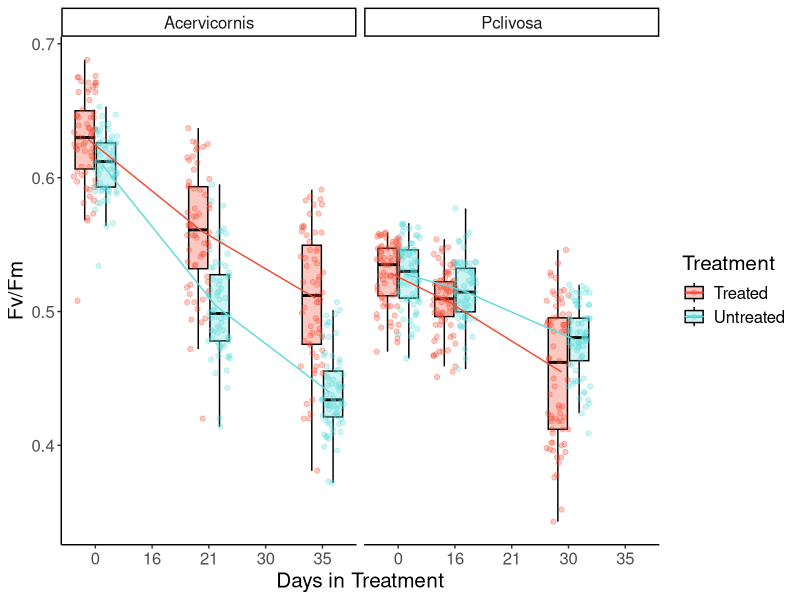
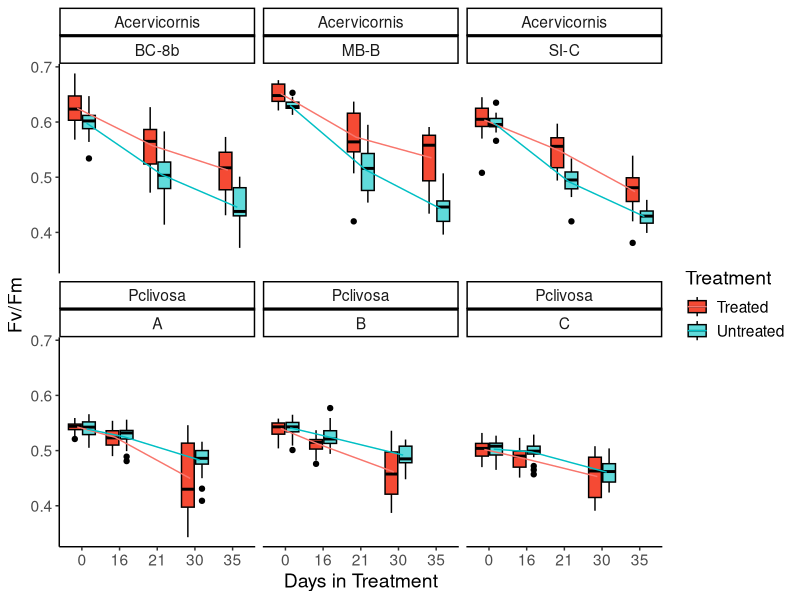
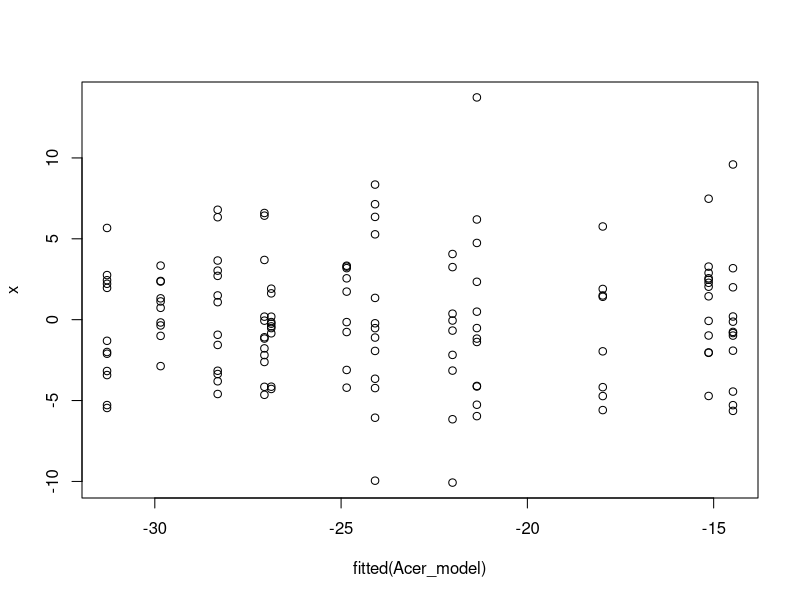
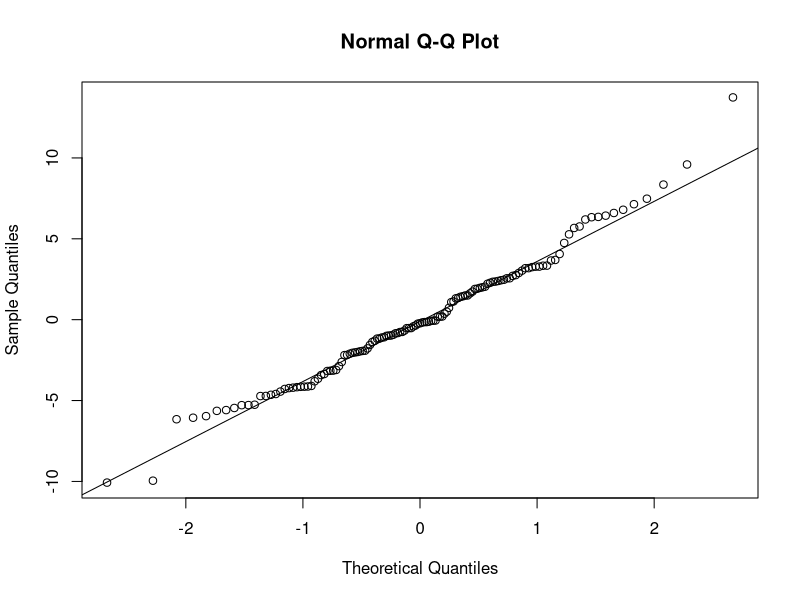
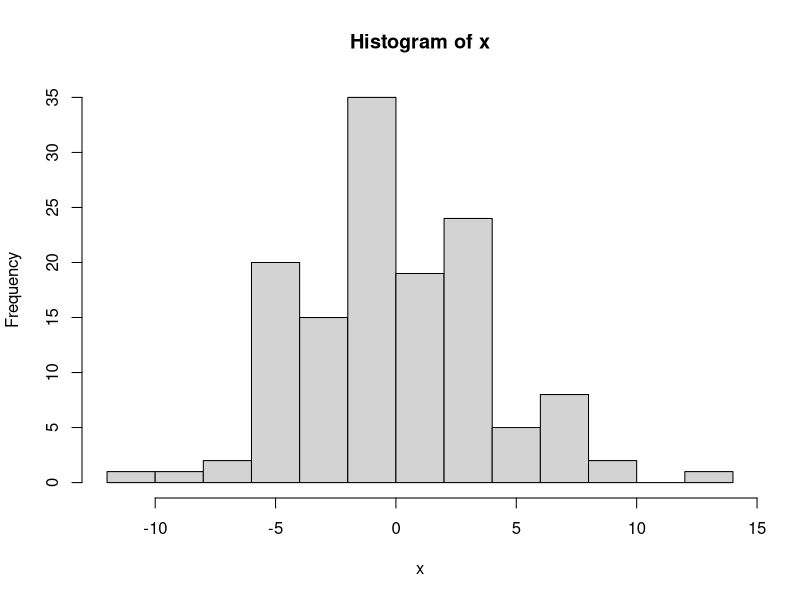
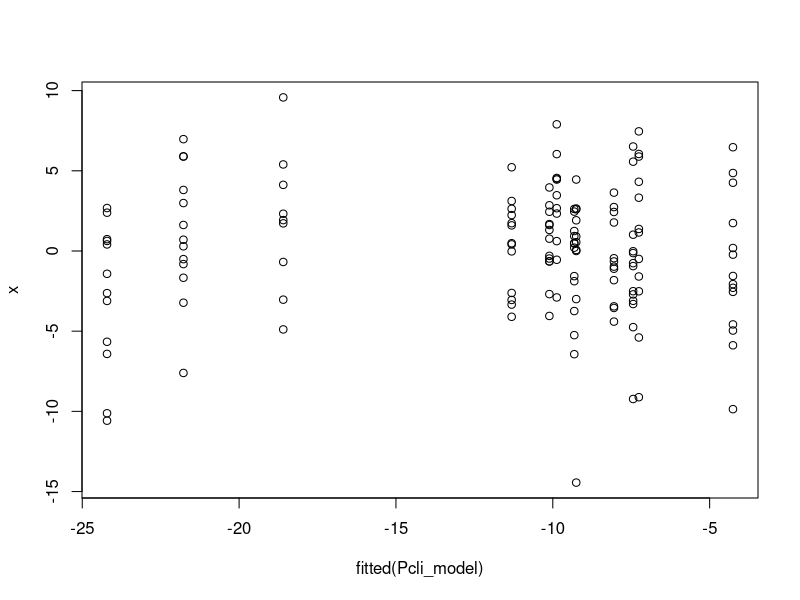
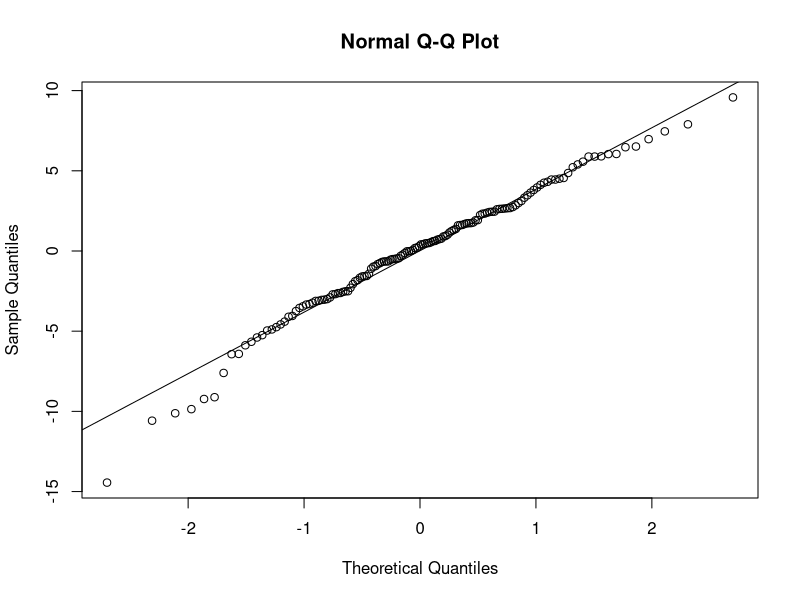
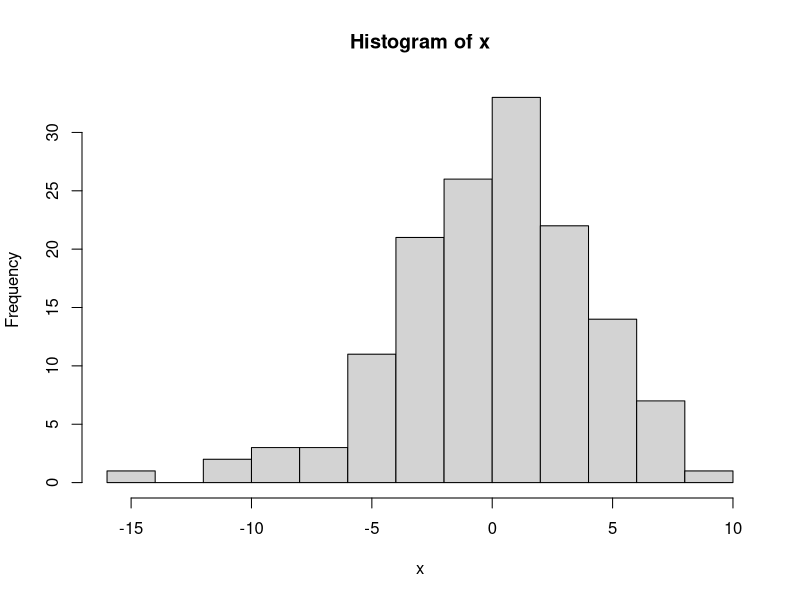

Write the R code that produced these figures, in order.
## ---- chunk 1
library(tidyverse)
library(plotrix)
library(ggpubr)
library(rstatix)
library(cowplot)
library(lme4)
library(emmeans)
library(car)
## ---- chunk 2
ipam_tidy_data <- read.csv("ipam_tidy_data.csv")

treatment_time_bothspecies <- ipam_tidy_data %>% 
  dplyr::filter(!Treatment_period == "CBASS") %>%
  drop_na(Colony) %>% #this is because there are some corals that never matched up to IPAM values so they're just NA
  dplyr::select(Date, Colony, Puck, Tank, fvfm, Treatment, Species) %>% 
  mutate(Date = mdy(Date)) %>% 
  dplyr::filter(Date <= "2022-04-20") %>% 
  pivot_wider(names_from = Date, values_from = fvfm) %>% 
   mutate(fvfm_t0 = case_when(Species == "Acervicornis" ~ `2022-03-16`,
                                  Species == "Pclivosa" ~ `2022-03-21`)) %>% 
   mutate(fvfm_t1 = case_when(Species == "Acervicornis" ~ `2022-04-06`,
                                  Species == "Pclivosa" ~ `2022-04-06`)) %>% 
   mutate(fvfm_t2 = case_when(Species == "Acervicornis" ~ `2022-04-20`,
                                  Species == "Pclivosa" ~ `2022-04-20`)) %>% 
  pivot_longer(fvfm_t0:fvfm_t2, names_to = "fvfm_timepoint", values_to = "fvfm") %>% 
  mutate(numDays = case_when(fvfm_timepoint == "fvfm_t0" ~ 0,
                             Species == "Pclivosa" & fvfm_timepoint == "fvfm_t1" ~ 16,
                             Species == "Acervicornis" & fvfm_timepoint == "fvfm_t1" ~ 21,
                             Species == "Pclivosa" & fvfm_timepoint == "fvfm_t2" ~ 30,
                             Species == "Acervicornis" & fvfm_timepoint == "fvfm_t2" ~ 35,
                             Species == "Pclivosa" & fvfm_timepoint == "fvfm_t3" ~ 65,
                             Species == "Acervicornis" & fvfm_timepoint == "fvfm_t3" ~ 70))

#percent change
treatment_normalized_bothspecies <- ipam_tidy_data %>% 
  dplyr::filter(!Treatment_period == "CBASS") %>%
  drop_na(Colony) %>% #this is because there are some corals that never matched up to IPAM values so they're just NA
  dplyr::select(Date, Colony, Puck, Tank, fvfm, Treatment, Species)  %>% 
  mutate(Date = mdy(Date)) %>% 
  dplyr::filter(Date <= "2022-04-20") %>% #pre-CBASS time points
  pivot_wider(names_from = Date, values_from = fvfm) %>% 
  mutate(fvfm_loss = case_when(Species == "Acervicornis" ~ `2022-04-20` - `2022-03-16`,
                               Species == "Pclivosa" ~ `2022-04-20` - `2022-03-21`)) %>% 
  mutate(fvfm_loss_norm = case_when(Species == "Acervicornis" ~ (fvfm_loss/`2022-03-16`)*100,
                               Species == "Pclivosa" ~ (fvfm_loss/`2022-03-21`)*100))

#save data for WGCNA
treatment_normalized_bothspecies %>% 
  dplyr::select(Colony, Puck, Treatment, Species, fvfm_loss, fvfm_loss_norm) %>% 
  write_csv("treatment_fvfm.csv")

ipam_tidy_data %>% 
  dplyr::filter(!Treatment_period == "CBASS") %>%
  drop_na(Colony) %>% #this is because there are some corals that never matched up to IPAM values so they're just NA
  dplyr::mutate(Date = mdy(Date)) %>% 
  dplyr::select(Date, Colony, Puck, Tank, fvfm, Treatment, Species) %>% 
  dplyr::filter(fvfm < 0.75) %>% #filter out the outliers, 0.75 was set in Cunning et al 2021
  dplyr::filter(Date <= "2022-04-20") %>% 
  pivot_wider(names_from = Date, values_from = fvfm) %>% 
   mutate(fvfm_t0 = case_when(Species == "Acervicornis" ~ `2022-03-16`,
                                  Species == "Pclivosa" ~ `2022-03-21`)) %>% 
   mutate(fvfm_t1 = case_when(Species == "Acervicornis" ~ `2022-04-06`,
                                  Species == "Pclivosa" ~ `2022-04-06`)) %>% 
   mutate(fvfm_t2 = case_when(Species == "Acervicornis" ~ `2022-04-20`,
                                  Species == "Pclivosa" ~ `2022-04-20`)) %>% 
  mutate(t0 = fvfm_t0/fvfm_t0, t1 = fvfm_t1/fvfm_t0, t2 = fvfm_t2/fvfm_t0) %>% 
  pivot_longer(t0:t2, names_to = "fvfm_timepoint", values_to = "fvfm") %>% 
  mutate(numDays = case_when(fvfm_timepoint == "t0" ~ 0,
                             Species == "Pclivosa" & fvfm_timepoint == "t1" ~ 16,
                             Species == "Acervicornis" & fvfm_timepoint == "t1" ~ 21,
                             Species == "Pclivosa" & fvfm_timepoint == "t2" ~ 30,
                             Species == "Acervicornis" & fvfm_timepoint == "t2" ~ 35)) %>% 
  dplyr::select(!c(`2022-04-06`:`2022-04-20`)) -> ipam_norm_overtime

## ---- chunk 3
treatment_time_bothspecies %>% 
  select(Colony:Species, fvfm_timepoint, fvfm) %>% 
  filter(fvfm_timepoint == "fvfm_t2") %>% #282 corals
  group_by(Species, Colony, Treatment) %>% 
  dplyr::summarise(count = n())
## ---- chunk 4
treatment_time_bothspecies %>% 
  dplyr::select(!c(`2022-04-06`:`2022-04-20`)) %>% 
  mutate(numDays = as.factor(numDays)) %>% 
  ggplot(., aes(x=numDays, y=fvfm, fill = Treatment, color = Treatment)) + 
  geom_boxplot(color = "black", outlier.shape = NA, alpha=0.3) + #not removing outliers, just removing the black dots because they are already represented in the geom_point() line
  geom_point(position = position_jitterdodge(), alpha=0.3) +
  stat_summary(fun=mean, geom="line", aes(group=Treatment, color = Treatment), position = position_dodge(width = 0.5)) +
  facet_wrap(~Species) + 
  theme_classic() + 
  labs(y = "Fv/Fm", x = "Days in Treatment") +
  scale_fill_manual(labels=c("Treated", "Untreated"), values = c("#F54A34", "#60DBDB"))  +
  scale_color_manual(labels=c("Treated", "Untreated"), values = c("#F54A34", "#60DBDB")) +
  theme(text = element_text(size = 15)) 
#ggsave("treatment_bothspecies_overtimeboxplots.pdf")
## ---- chunk 5
treatment_time_bothspecies%>% 
  dplyr::select(!c(`2022-04-06`:`2022-04-20`)) %>% 
  mutate(numDays = as.factor(numDays)) %>% 
  ggplot(., aes(x=numDays, y=fvfm, fill = Treatment)) + 
  geom_boxplot(color = "black") +
  stat_summary(fun=mean, geom="line", aes(group=Treatment, color = Treatment), position = position_dodge(width = 0.5)) +
  facet_wrap(~Species + Colony) + 
  theme_classic() + 
  labs(y = "Fv/Fm", x = "Days in Treatment") +
  scale_fill_manual(labels=c("Treated", "Untreated"), values = c("#F54A34", "#60DBDB"))  +
  theme(text = element_text(size = 14))
#ggsave("treatment_bothspecies_colonies_overtimeboxplots.pdf")
## ---- chunk 6
p1<-treatment_normalized_bothspecies %>% 
  ggplot(., aes(x=Species, y= fvfm_loss_norm, fill= Treatment)) +
  geom_boxplot() + 
  theme_classic() + 
  labs(y = "% Change Fv/Fm", x="Species") +
  scale_fill_manual(labels=c("Treated", "Untreated"), values = c("#F54A34", "#60DBDB")) +
  theme(text = element_text(size = 15)) + 
  theme(legend.position="none") +
  facet_wrap(~Species, ncol =1, scales = "free_x")
## ---- chunk 7
treatment_normalized_bothspecies %>% 
  mutate_at(vars(Colony, Puck, Tank, Treatment, Species), factor) -> treatment_normalized_bothspecies

treatment_normalized_bothspecies %>% 
  filter(Species == "Acervicornis") -> Acer_fvfm_norm

treatment_normalized_bothspecies %>% 
  filter(Species == "Pclivosa") -> Pcli_fvfm_norm

Pcli_fvfm_norm %>% 
  drop_na(`2022-04-20`) -> Pcli_fvfm_norm

Acer_model <- lmer(fvfm_loss_norm ~ Treatment*Colony + (1|Tank), data = Acer_fvfm_norm)
summary(Acer_model)
anova(Acer_model)

Pcli_model <- lmer(fvfm_loss_norm ~ Treatment*Colony + (1|Tank), data = Pcli_fvfm_norm)
summary(Pcli_model)
anova(Pcli_model)
## ---- chunk 8
x = residuals(Acer_model)
plot(fitted(Acer_model), x) 
leveneTest(x ~ Treatment*Colony, data=Acer_fvfm_norm, center=mean) # formal statistical test for homogenity of variance #marginally significant
qqnorm(x); qqline(x) # qq plot to check for normal distribution of residuals
hist(x) # histogram of residuals to check for normal distribution of residuals
shapiro.test(x) # formal statistical test
# removal of one outlier made the variance more significant, so leaving it as is

Anova(Acer_model,  type = "II", test.statistic = "F") #you need to manually specify Satterthwaite's method, because otherwise it will give you the Wald/Chi-squared approximation and that is only appropriate for binomial or poisson distributions. Satterthwaite's method is for normal/gaussian
capture.output(Anova(Acer_model,  type = "II", test.statistic = "F"), file = "Acer_model_ANOVA.csv")
## ---- chunk 9
x = residuals(Pcli_model)
plot(fitted(Pcli_model), x) 
leveneTest(x ~ Treatment*Colony, data=Pcli_fvfm_norm, center=mean) # formal statistical test for homogeneity of variance #not significant
qqnorm(x); qqline(x) # qq plot to check for normal distribution of residuals
hist(x) # histogram of residuals to check for normal distribution of residuals
shapiro.test(x) # formal statistical test 
# Perform Bonferroni outlier test
bonf_outliers <- outlierTest(Pcli_model, cutoff = Inf, n.max = Inf)

# View all potential outliers identified with Bonferroni correction
bonf_outliers #row 12

# Indices of the rows to remove
rows_to_remove <- c(12)

# Remove these rows
Pcli_clean <- Pcli_fvfm_norm[-rows_to_remove, ]

Pcli_model_2 <- lmer(fvfm_loss_norm ~ Treatment*Colony + (1|Tank), data = Pcli_clean)
x = residuals(Pcli_model_2)
plot(fitted(Pcli_model_2), x) 
leveneTest(x ~ Treatment*Colony, data=Pcli_clean, center=mean) # formal statistical test for homogenity of variance 
qqnorm(x); qqline(x) # qq plot to check for normal distribution of residuals
hist(x) # histogram of residuals to check for normal distribution of residuals
shapiro.test(x)

Anova(Pcli_model_2, type = "II", test.statistic = "F") #you need to manually specify Satterthwaite's method, because otherwise it will give you the Wald/Chi-squared approximation and that is only appropriate for binomial or poisson distributions. Satterthwaite's method is for normal/gaussian

capture.output(Anova(Pcli_model_2, type = "II", test.statistic = "F"), file = "Pcli_model_ANOVA.csv")
## ---- chunk 10
#colony + treatment
Acer_emms <- emmeans(Acer_model, pairwise ~ Colony*Treatment)

pairs(Acer_emms) 
capture.output(pairs(Acer_emms), file="Acer_percentchange_treatment_colony_emmeans.csv")
## ---- chunk 11
#colony + treatment
Pcli_emms <- emmeans(Pcli_model_2, pairwise ~ Colony*Treatment)

pairs(Pcli_emms) 
capture.output(pairs(Pcli_emms), file="Pcli_percentchange_treatment_colony_emmeans.csv")
## ---- chunk 12
p2<-ipam_norm_overtime %>% 
  ggplot(., aes(x=numDays, y=fvfm, fill = Treatment, color=Treatment)) + 
  geom_point(alpha=0.3) +
  geom_smooth() +
  facet_wrap(~Species, ncol =1) + 
  theme_classic() + 
  labs(y = "Normalized Fv/Fm", x = "Days in Treatment") +
  scale_fill_manual(labels=c("Treated", "Untreated"), values = c("#F54A34", "#60DBDB"))  +
  scale_color_manual(labels=c("Treated", "Untreated"), values = c("#F54A34", "#60DBDB"))  +
  theme(text = element_text(size = 14)) +
  ylim(0.4,1.2) +
  theme(legend.position="none")
  
p3<-ipam_norm_overtime %>% 
  ggplot(., aes(x=numDays, y=fvfm, fill = Treatment, color=Treatment)) + 
  geom_point(alpha=0.3) +
  geom_smooth() +
  facet_wrap(~Species + Colony) + 
  theme_classic() + 
  labs(y = "Normalized Fv/Fm", x = "Days in Treatment") +
  scale_fill_manual(labels=c("Treated", "Untreated"), values = c("#F54A34", "#60DBDB"))  +
  scale_color_manual(labels=c("Treated", "Untreated"), values = c("#F54A34", "#60DBDB"))  +
  theme(text = element_text(size = 14))+
  ylim(0.4,1.2) +
  theme(legend.position="none")
## ---- chunk 13
plot_grid(p1, p2, p3, rel_widths = c(1, 1, 2), nrow=1)
ggsave("treatment_normfvfm_boxplot_linear.pdf", width = 12, height = 5)
## ---- chunk 14
ipam_norm_overtime$fvfm_timepoint <- as.factor(ipam_norm_overtime$fvfm_timepoint)

ipam_norm_overtime %>% 
  dplyr::select(Colony:Species, fvfm_timepoint, fvfm) %>% 
  filter(Species == "Acervicornis") ->  Acer_tidydata

ipam_norm_overtime %>% 
  dplyr::select(Colony:Species, fvfm_timepoint, fvfm) %>% 
  filter(Species == "Pclivosa") ->  Pcli_tidydata
## ---- chunk 15
#repeated measures -- include ID in the formula as a random effect
Acer_model <- lmer(fvfm ~ Treatment*Colony*fvfm_timepoint + (1|Tank) + (1|Puck), data = Acer_tidydata) 
summary(Acer_model)
Anova(Acer_model, type = "II", test.statistic = "F")

Pcli_model <- lmer(fvfm ~ Treatment*Colony*fvfm_timepoint + (1|Tank) + (1|Puck), data = Pcli_tidydata)
summary(Pcli_model)
Anova(Pcli_model, type = "II", test.statistic = "F")
## ---- chunk 16
x = residuals(Acer_model)
plot(fitted(Acer_model), x) 
qqnorm(x); qqline(x) # qq plot to check for normal distribution of residuals
hist(x) # histogram of residuals to check for normal distribution of residuals
car::outlierTest(Acer_model) #row 317
Acer_tidydata[-317, ] -> Acer_noout

Acer_model_2 <- lmer(fvfm ~ Treatment*Colony*fvfm_timepoint + (1|Tank) + (1|Puck), data = Acer_noout)
x = residuals(Acer_model_2)
plot(fitted(Acer_model_2), x) 
qqnorm(x); qqline(x) # qq plot to check for normal distribution of residuals
hist(x) # histogram of residuals to check for normal distribution of residuals

Anova(Acer_model_2, type = "II", test.statistic = "F")
capture.output(Anova(Acer_model_2, type = "II", test.statistic = "F"), file = "Acer_fvfm_model_ANOVA.csv")
## ---- chunk 17
x = residuals(Pcli_model)
plot(fitted(Pcli_model), x) 
qqnorm(x); qqline(x) # qq plot to check for normal distribution of residuals
hist(x) # histogram of residuals to check for normal distribution of residuals
car::outlierTest(Pcli_model) #rows 375, 200, 108
rows_to_remove <- c(375, 200, 108)
Pcli_tidydata[-rows_to_remove, ] -> Pcli_noout

Pcli_model_2 <- lmer(fvfm ~ Treatment*Colony*fvfm_timepoint + (1|Tank) + (1|Puck), data = Pcli_noout)
x = residuals(Pcli_model_2)
plot(fitted(Pcli_model_2), x) 
qqnorm(x); qqline(x) # qq plot to check for normal distribution of residuals
hist(x) # histogram of residuals to check for normal distribution of residuals

Anova(Pcli_model_2, type = "II", test.statistic = "F")
capture.output(Anova(Pcli_model_2, type = "II", test.statistic = "F"), file = "Pcli_fvfm_model_ANOVA.csv")
## ---- chunk 18
#colony + treatment + timepoint
Acer_emms <- emmeans(Acer_model_2, pairwise ~ Colony*Treatment*fvfm_timepoint)
pairs(Acer_emms)
capture.output(pairs(Acer_emms), file = "Acer_Tukey_colonytreatmenttimepoint.csv")
## ---- chunk 19
#colony + treatment + timepoint
Pcli_emms <- emmeans(Pcli_model_2, pairwise ~ Colony*Treatment*fvfm_timepoint)
pairs(Pcli_emms)
capture.output(pairs(Pcli_emms), file = "Pcli_Tukey_colonytreatmenttimepoint.csv")
## ---- chunk 20
p1<-treatment_normalized_bothspecies%>% 
  ggplot(., aes(x=Species, y= fvfm_loss_norm, fill= Treatment)) +
  geom_boxplot() + 
  theme_classic() + 
  labs(y = "% Decline in Fv/Fm", x="Treatment") +
  scale_fill_manual(labels=c("Treated", "Untreated"), values = c("#F54A34", "#60DBDB")) +
  theme(text = element_text(size = 15)) + 
  theme(legend.position="none")
  
#ggsave("treatment_normalized_bothspecies_boxplot.pdf")
## ---- chunk 21
str(treatment_normalized_bothspecies)
#make factors: Colony, Puck, Tank, Treatment, Species

treatment_normalized_bothspecies %>% 
  mutate_at(vars(Colony, Puck, Tank, Treatment, Species), factor) -> treatment_normalized_bothspecies
## ---- chunk 22
treat_model_1 <- lm(fvfm_loss_norm ~ Treatment*Species + Colony + Tank, data = treatment_normalized_bothspecies)
treat_model_metrics_1 <- augment(treat_model_1)
plot(treat_model_1)

# assess normality of residuals using Shapiro-Wilk test
shapiro_test(treat_model_metrics_1$.resid) # not significant

# assess homogeneity of variances using Levene's Test
levene_test(.resid ~ Treatment*Species, data = treat_model_metrics_1) #not significant

# identifying outliers
treat_model_metrics_1 %>% 
  filter(abs(.std.resid) > 3) -> treat_outliers_1
# 2 outliers

#remove outliers
treatment_normalized_bothspecies_2wayanova <- treatment_normalized_bothspecies[!rownames(treatment_normalized_bothspecies) %in% treat_outliers_1$.rownames,]

#two corals were indeed removed from data frame
## ---- chunk 23
aov(fvfm_loss_norm ~ Treatment*Species, data = treatment_normalized_bothspecies_2wayanova)

summary(aov(fvfm_loss_norm ~ Treatment*Species, data = treatment_normalized_bothspecies_2wayanova))

#capture.output(summary(aov(fvfm_loss_norm ~ Treatment*Species, data = treatment_normalized_bothspecies)), file = "fvfm_loss_norm_bothspecies_anova_table.csv")

TukeyHSD(aov(fvfm_loss_norm ~ Treatment*Species, data = treatment_normalized_bothspecies_2wayanova))
         
#capture.output(TukeyHSD(aov(fvfm_loss_norm ~ Treatment*Species, data = treatment_normalized_bothspecies)), file = "fvfm_loss_norm_bothspecies_anova_tukey.csv")
## ---- chunk 24
treatment_normalized_bothspecies %>% 
  filter(Species == "Acervicornis") -> treatment_percent_Acer

treat_model_Acer <- lm(fvfm_loss_norm ~ Treatment + Colony + Tank, data = treatment_percent_Acer)
treat_model_metrics_Acer <- augment(treat_model_Acer)
plot(treat_model_Acer)

# assess normality of residuals using Shapiro-Wilk test
shapiro_test(treat_model_metrics_Acer$.resid) # not significant

# assess homogeneity of variances using Levene's Test
levene_test(.resid ~ Treatment, data = treat_model_metrics_Acer) #not significant

# identifying outliers
treat_model_metrics_Acer %>% 
  filter(abs(.std.resid) > 3)
# 1 outlier

#remove outliers
treatment_percent_Acer %>% 
  filter(fvfm_loss_norm < -7.6) -> treatment_percent_Acer

#one coral removed from data frame
## ---- chunk 25
aov(fvfm_loss_norm ~ Treatment, data = treatment_percent_Acer)

summary(aov(fvfm_loss_norm ~ Treatment, data = treatment_percent_Acer)) #very significant

TukeyHSD(aov(fvfm_loss_norm ~ Treatment, data = treatment_percent_Acer))
## ---- chunk 26
treatment_normalized_bothspecies %>% 
  filter(Species == "Pclivosa") -> treatment_percent_Pcli

treat_model_Pcli <- lm(fvfm_loss_norm ~ Treatment + Colony + Tank, data = treatment_percent_Pcli)
treat_model_metrics_Pcli <- augment(treat_model_Pcli)
plot(treat_model_Pcli)

# assess normality of residuals using Shapiro-Wilk test
shapiro_test(treat_model_metrics_Pcli$.resid) # significant

# assess homogeneity of variances using Levene's Test
levene_test(.resid ~ Treatment, data = treat_model_metrics_Pcli) #not significant

# identifying outliers
treat_model_metrics_Pcli %>% 
  filter(abs(.std.resid) > 3) # 1 outlier

treatment_percent_Pcli %>% 
  filter(!(Treatment == "Untreated" & Colony == "A" & Tank == "4" & fvfm_loss_norm < -23)) -> treatment_percent_Pcli

#run again
treat_model_Pcli <- lm(fvfm_loss_norm ~ Treatment + Colony + Tank, data = treatment_percent_Pcli)
treat_model_metrics_Pcli <- augment(treat_model_Pcli)
plot(treat_model_Pcli)

# assess normality of residuals using Shapiro-Wilk test
shapiro_test(treat_model_metrics_Pcli$.resid) # not significant

# assess homogeneity of variances using Levene's Test
levene_test(.resid ~ Treatment, data = treat_model_metrics_Pcli) #significant

## ---- chunk 27
oneway.test(fvfm_loss_norm ~ Treatment, data = treatment_percent_Pcli, var.equal = FALSE)
## ---- chunk 28
p2<- treatment_normalized_bothspecies%>% 
  ggplot(., aes(x=Colony, y= fvfm_loss_norm, fill=Treatment)) +
  geom_boxplot() + 
  theme_classic() + labs(y = "% Decline in Fv/Fm", x="Colony") +
  scale_fill_manual(labels=c("Treated", "Untreated"), values = c("#F54A34", "#60DBDB"))  +
  theme(text = element_text(size = 15)) + 
  facet_wrap(~Species, scales = "free_x")
#ggsave("treatment_normalized_genotypes_boxplot.pdf")
## ---- chunk 29
treat_model_2 <- lm(fvfm_loss_norm ~ Treatment*Species*Colony + Tank, data = treatment_normalized_bothspecies)
treat_model_metrics_2 <- augment(treat_model_2)
plot(treat_model_2)

# assess normality of residuals using Shapiro-Wilk test
shapiro_test(treat_model_metrics_2$.resid) # not significant

# assess homogeneity of variances using Levene's Test
levene_test(.resid ~ Treatment*Species*Colony, data = treat_model_metrics_2) #not significant

# identifying outliers
treat_model_metrics_2 %>% 
  filter(abs(.std.resid) > 3) -> treat_outliers_2
# 2 outliers

#remove outliers
treatment_normalized_bothspecies_3wayanova <- treatment_normalized_bothspecies[!rownames(treatment_normalized_bothspecies) %in% treat_outliers_2$.rownames,]
## ---- chunk 30
aov(fvfm_loss_norm ~ Treatment*Species*Colony, data = treatment_normalized_bothspecies_3wayanova)

summary(aov(fvfm_loss_norm ~ Treatment*Species*Colony, data = treatment_normalized_bothspecies_3wayanova))

#capture.output(summary(aov(fvfm_loss_norm ~ Treatment*Species*Colony, data = treatment_normalized_bothspecies_3wayanova)), file = "fvfm_loss_norm_bothspeciesgenet_anova_table.csv")

TukeyHSD(aov(fvfm_loss_norm ~ Treatment*Species*Colony, data = treatment_normalized_bothspecies_3wayanova))
         
#capture.output(TukeyHSD(aov(fvfm_loss_norm ~ Treatment*Species*Colony, data = treatment_normalized_bothspecies_3wayanova)), file = "fvfm_loss_norm_bothspeciesgenet_anova_tukey.csv")
## ---- chunk 31
treatment_normalized_bothspecies %>% 
  filter(Species == "Acervicornis") -> treatment_percent_Acer

treat_model_Acer <- lm(fvfm_loss_norm ~ Treatment*Colony + Tank, data = treatment_percent_Acer)
treat_model_metrics_Acer <- augment(treat_model_Acer)
plot(treat_model_Acer)

# assess normality of residuals using Shapiro-Wilk test
shapiro_test(treat_model_metrics_Acer$.resid) # not significant

# assess homogeneity of variances using Levene's Test
levene_test(.resid ~ Treatment*Colony, data = treat_model_metrics_Acer) #not significant

# identifying outliers
treat_model_metrics_Acer %>% 
  filter(abs(.std.resid) > 3)
# 1 outlier

#remove outliers
treatment_percent_Acer %>% 
  filter(fvfm_loss_norm < -7.6) -> treatment_percent_Acer

#one coral removed from data frame
## ---- chunk 32
aov(fvfm_loss_norm ~ Treatment*Colony, data = treatment_percent_Acer)

summary(aov(fvfm_loss_norm ~ Treatment*Colony, data = treatment_percent_Acer))#very significant

#capture.output(summary(aov(fvfm_loss_norm ~ Treatment*Colony, data = treatment_percent_Acer)), file = "fvfm_loss_Acergenets_anova.csv")

TukeyHSD(aov(fvfm_loss_norm ~ Treatment*Colony, data = treatment_percent_Acer))

#capture.output(TukeyHSD(aov(fvfm_loss_norm ~ Treatment*Colony, data = treatment_percent_Acer)), file = "fvfmloss_Acergenets_tukey.csv")
## ---- chunk 33
treatment_normalized_bothspecies %>% 
  filter(Species == "Pclivosa") -> treatment_percent_Pcli

treat_model_Pcli <- lm(fvfm_loss_norm ~ Treatment*Colony + Tank, data = treatment_percent_Pcli)
treat_model_metrics_Pcli <- augment(treat_model_Pcli)
plot(treat_model_Pcli)

# assess normality of residuals using Shapiro-Wilk test
shapiro_test(treat_model_metrics_Pcli$.resid) # significant

# assess homogeneity of variances using Levene's Test
levene_test(.resid ~ Treatment*Colony, data = treat_model_metrics_Pcli) #not significant

# identifying outliers
treat_model_metrics_Pcli %>% 
  filter(abs(.std.resid) > 3) # 1 outlier

treatment_percent_Pcli %>% 
  filter(!(Treatment == "Untreated" & Colony == "A" & Tank == "4" & fvfm_loss_norm < -23)) -> treatment_percent_Pcli

#run again
treat_model_Pcli <- lm(fvfm_loss_norm ~ Treatment*Colony + Tank, data = treatment_percent_Pcli)
treat_model_metrics_Pcli <- augment(treat_model_Pcli)
plot(treat_model_Pcli)

# assess normality of residuals using Shapiro-Wilk test
shapiro_test(treat_model_metrics_Pcli$.resid) # not significant

# assess homogeneity of variances using Levene's Test
levene_test(.resid ~ Treatment*Colony, data = treat_model_metrics_Pcli) #not significant

#yay can do 2 way anova
## ---- chunk 34
aov(fvfm_loss_norm ~ Treatment*Colony, data = treatment_percent_Pcli)

summary(aov(fvfm_loss_norm ~ Treatment*Colony, data = treatment_percent_Pcli))#very significant

#capture.output(summary(aov(fvfm_loss_norm ~ Treatment*Colony, data = treatment_percent_Pcli)), file = "fvfm_loss_Pcligenets_anova.csv")

TukeyHSD(aov(fvfm_loss_norm ~ Treatment*Colony, data = treatment_percent_Pcli))

#capture.output(TukeyHSD(aov(fvfm_loss_norm ~ Treatment*Colony, data = treatment_percent_Pcli)), file = "fvfmloss_Pcligenets_tukey.csv")
## ---- chunk 35
plot_grid(p1, p2, rel_widths = c(1.5,2))
#ggsave("percentdecline_treatment_speciesgenets.pdf", width = 12, height = 5)
## ---- chunk 36
p1<-treatment_normalized_bothspecies %>% 
  drop_na(fvfm_loss_norm) %>% 
  group_by(Species, Treatment) %>% 
  mutate(mean_fvfmlossnorm = mean(fvfm_loss_norm), se_fvfmlossnorm = std.error(fvfm_loss_norm)) %>% 
  ggplot(., aes(x = Treatment, y = mean_fvfmlossnorm)) +
  theme_classic()+
  geom_jitter(aes(y=fvfm_loss_norm, color = Treatment, fill = Treatment),
              position=position_dodge(width=0.8),
              alpha=0.1, pch = 21,
              color = "black") +
  geom_errorbar(aes(x = Treatment, ymax = mean_fvfmlossnorm+se_fvfmlossnorm, ymin = mean_fvfmlossnorm-se_fvfmlossnorm, color = Treatment), width = .1, position = position_dodge(width=0.8)) +
  scale_color_manual(labels=c("Treated", "Untreated"), values = c("#F54A34", "#60DBDB")) +
  geom_point(mapping = aes(x = Treatment, fill = Treatment), size = 2.5, pch = 21, color = "black", position = position_dodge(width=0.8))+
  scale_fill_manual(labels=c("Treated", "Untreated"), values = c("#F54A34", "#60DBDB")) +
  xlab("Treatment")+
  ylab("% Decline in Fv/Fm")+
  facet_wrap(~Species, scales = "free_x") +
  theme(text = element_text(size = 15)) +
  ylim(-4,40) +
  theme(legend.position="none")
## ---- chunk 37
p2<-treatment_normalized_bothspecies %>% 
  drop_na(fvfm_loss_norm) %>% 
  group_by(Species, Treatment, Colony) %>% 
  mutate(mean_fvfmlossnorm = mean(fvfm_loss_norm), se_fvfmlossnorm = std.error(fvfm_loss_norm)) %>% 
  ggplot(., aes(x = Colony, y = mean_fvfmlossnorm)) +
  theme_classic()+
  geom_jitter(aes(y=fvfm_loss_norm, color = Treatment, fill = Treatment),
              position=position_dodge(width=0.8),
              alpha=0.1, pch = 21,
              color = "black") +
  geom_errorbar(aes(x = Colony, ymax = mean_fvfmlossnorm+se_fvfmlossnorm, ymin = mean_fvfmlossnorm-se_fvfmlossnorm, color = Treatment), width = .1, position = position_dodge(width=0.8)) +
  scale_color_manual(labels=c("Treated", "Untreated"), values = c("#F54A34", "#60DBDB")) +
  geom_point(mapping = aes(x = Colony, fill = Treatment), size = 2.5, pch = 21, color = "black", position = position_dodge(width=0.8))+
  scale_fill_manual(labels=c("Treated", "Untreated"), values = c("#F54A34", "#60DBDB")) +
  xlab("Colony")+
  ylab("% Decline in Fv/Fm")+
  facet_wrap(~Species, scales = "free_x") +
  ylim(-4,40) +
  theme(text = element_text(size = 15))
## ---- chunk 38
plot_grid(p1, p2, rel_widths = c(1.5,2))
#ggsave("treatment_percentfvfmloss_dotplot.pdf", width = 12, height = 5)
